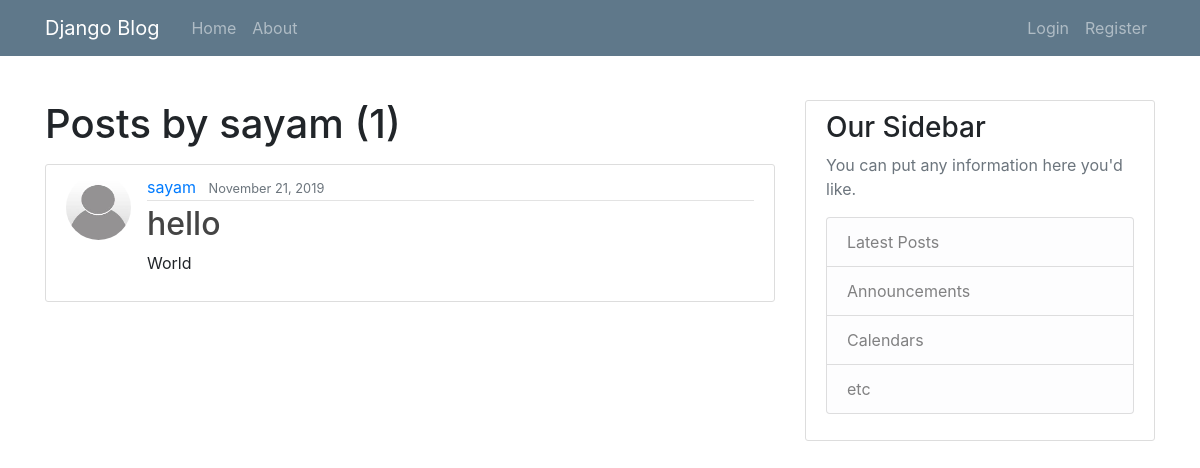
Screenshot of /user/sayam with the database file from the repository.
### blog/models.py (models this page shows, shortened)
class Post(models.Model):
    title = models.CharField(max_length=100)
    content = models.TextField()
    date_posted = models.DateTimeField(default = timezone.now) #we have not used timezone.now() to call the function just pass the exact function as the value
    author = models.ForeignKey(User,on_delete = models.CASCADE) # this will help in deleting all the posts of the user when a user is deleted.

### users/models.py (models this page shows, shortened)
class Profile(models.Model):
    user = models.OneToOneField(User,on_delete = models.CASCADE)
    img = models.ImageField(default = 'default.jpg',upload_to='profile_pics')

### blog/views.py (the view)
# urls.py: path('user/<str:username>', UserPostListView.as_view(),name='user-posts'),
class UserPostListView(ListView):
    model = Post
    template_name = 'blog/user_post.html'
    context_object_name = 'posts';
    paginate_by = 2
    def get_queryset(self):
        user = get_object_or_404(User,username=self.kwargs.get('username'))
        return Post.objects.filter(author=user).order_by('-date_posted')

### blog/templates/blog/user_post.html (shortened to what this page needs)
{% extends "blog/base.html" %}
{%block content%}
  <h1 class="mb-3">Posts by {{ view.kwargs.username }} ({{ page_obj.paginator.count }})</h1>
    {% for post in posts %}
    <article class="media content-section">
      <img class="rounded-circle article-img"src="{{post.author.profile.img.url}}">
      <div class="media-body">
        <div class="article-metadata">
          <a class="mr-2" href="{%url 'user-posts' post.author.username %}">{{ post.author }}</a>
          <small class="text-muted">{{ post.date_posted|date:"F d, Y" }}</small>
        </div>
        <h2><a class="article-title" href="{%url 'post_detail' post.id%}">{{ post.title }}</a></h2>
        <p class="article-content">{{ post.content }}</p>
      </div>
    </article>
    {% endfor %}
{%endblock content%}

### blog/static/blog/main.css (style rules this page uses)
body { background: #cccccc; color: #333333; margin-top: 5rem; }
h1, h2, h3, h4, h5, h6 { color: #444444; }
.content-section { background: #ffffff; padding: 10px 20px; border: 1px solid #dddddd; border-radius: 3px; margin-bottom: 20px; }
.article-title { color: #444444; }
.article-content { white-space: pre-line; }
.article-img { height: 65px; width: 65px; margin-right: 16px; }
.article-metadata { padding-bottom: 1px; margin-bottom: 4px; border-bottom: 1px solid #e3e3e3; }

### rows the page displays
Post: author.profile.img (placeholder picture), author "sayam", date_posted "November 21, 2019", title "hello", content "World"

### other values shown
{{ view.kwargs.username }} "sayam"
{{ page_obj.paginator.count }} "1"
